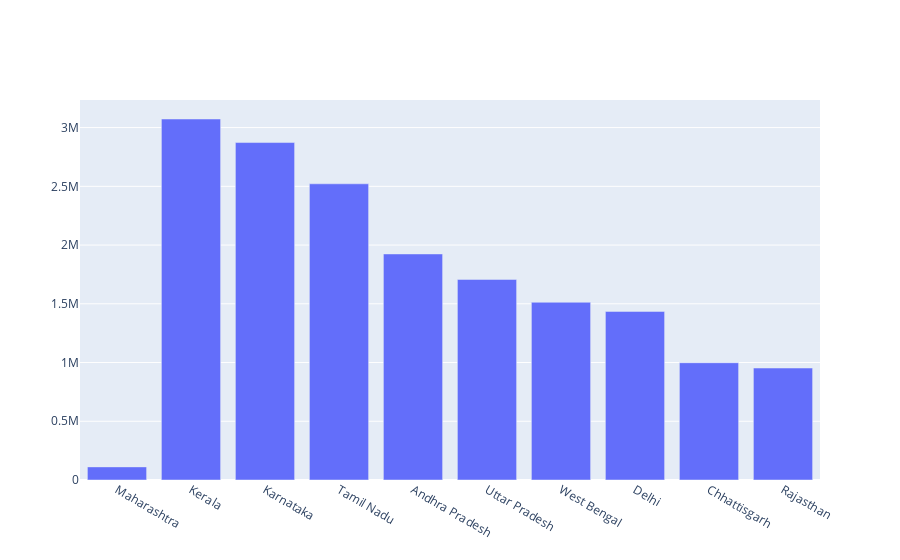

Notebook cell for this chart:
### Code cell
fig = go.Figure(data=[go.Bar(
            x=df['State'], y=df['Active Cases']
        )])

fig.show()

### Figure 1 — Plotly figure (JSON) as saved in the notebook; plotly's stock layout.template omitted (floating-point values rounded to 4 significant figures)
{"data": [{"type": "bar", "x": ["Maharashtra", "Kerala", "Karnataka", "Tamil Nadu", "Andhra Pradesh", "Uttar Pradesh", "West Bengal", "Delhi", "Chhattisgarh", "Rajasthan"], "y": [111622, 3073134, 2872684, 2521438, 1924421, 1707446, 1513014, 1435128, 998270, 953159]}], "layout": {}}
